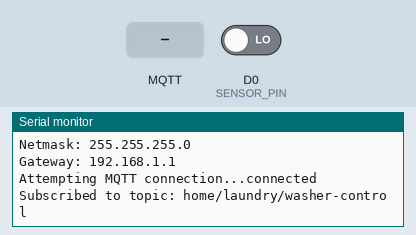
This sketch was run on a simulated ESP8266 (NodeMCU). Parts: the last lines printed to the serial monitor. The test bench sets the inputs (shaded band); at power-on: D0 (SENSOR_PIN) LOW. WiFi joins after 1.5 s; servers stay silent unless stated; no MQTT or app messages arrive unless stated.

Above: at 3.2 s.
3.3 s: D0 (SENSOR_PIN) driven HIGH
At 4.3 s:
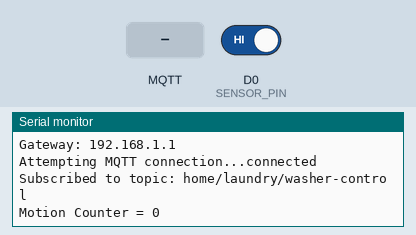
4.8 s: MQTT message "query" arrives on the first subscribed topic
At 5.2 s:
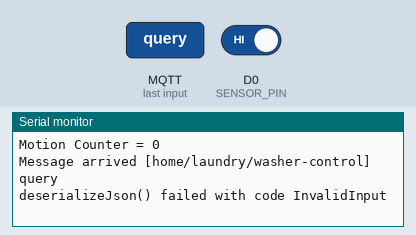
6.3 s: MQTT message "d" arrives on the first subscribed topic
At 7.5 s:
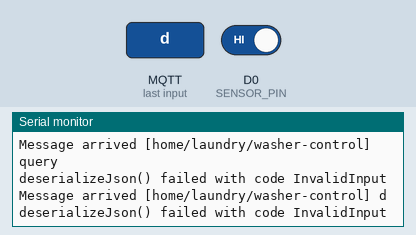
7.8 s: MQTT message "1" arrives on the first subscribed topic
At 8.7 s:
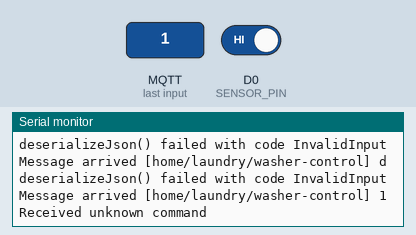
9.3 s: MQTT message "on" arrives on the first subscribed topic
At 9.8 s:
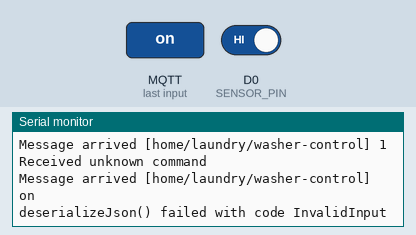
10.8 s: MQTT message "off" arrives on the first subscribed topic
At 12.1 s:
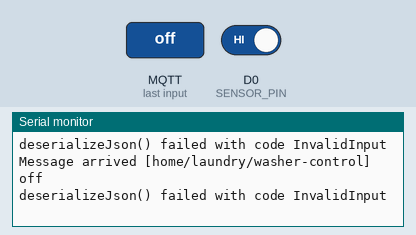

Measured:
- after the input at 3.3 s, the serial monitor: prints a new line at once (image 1)
- after the input at 4.8 s, the serial monitor: prints a new line at once (image 2)
- after the input at 6.3 s, the serial monitor: prints a new line at once (image 3)
- after the input at 7.8 s, the serial monitor: prints a new line at once (image 4)
- after the input at 9.3 s, the serial monitor: prints a new line at once (image 5)
- after the input at 10.8 s, the serial monitor: prints a new line at once (image 6)

The sketch:

washer-notify.ino
```cpp
#include <ESP8266WiFi.h>
#include <ArduinoOTA.h>
#include <ArduinoJson.h>
#include "config.h"
#include "TheShed.h"

/*
 * Project based upon this tutorial
 * https://blog.erindachtler.me/tutorial-a-wifi-enabled-washing-machine/
 */

#define DECREMENT_PERIOD 1000
#define INCREMENT_PERIOD 500
#define SENSOR_PIN D0

// If we have consistent movement for more than 60 seconds,
// this indicates the machine has started.
#define START_ACTIVITY_THRESHOLD 60

// Limit how much activity we store on the counter.
// Since the counter is decremented every second (DECREMENT_PERIOD)
// this essentially means "What is our quiet period?".
// If we see 300s with no activity, our counter will fall to zero and
// the machine is done.
#define MAX_ACTIVITY_COUNT 300

/*
 * GPIO spec info for a later date:
 * https://bbs.espressif.com/viewtopic.php?t=139
 * Max source current per pin: 12mA
 * Max source current total: 16x12mA (192mA)
 * Max sink current per pin: 20mA
 */

const char mqttServer[] = "192.168.4.20";
const char mqttPubTopic[] = "home/laundry/washer-status";
const char mqttSubTopic[] = "home/laundry/washer-control";
const char wifiHostname[] = "washer-sensor";

bool machineRunning = false;
bool lastMotionState = false;
int lastMotion = 0;
int lastMotionDecrement = 0;
int motionCounter = 0;
unsigned long machineStartTime;

TheShed* shedWifi;

void setup() {
  Serial.begin(115200);
  delay(500);
  Serial.println();
  Serial.println();

  shedWifi = new TheShed(WIFI_SSID, WIFI_KEY, wifiHostname);
  shedWifi->setupMqtt(wifiHostname, mqttServer, 1883, mqttCallback, mqttSubTopic);

  pinMode(SENSOR_PIN, INPUT);
}

void loop() {
  ArduinoOTA.handle();
  shedWifi->mqttLoop();

  int now = millis();
  // Check how long since we last checked for motion
  // and how long since we last detected motion
  int sinceLastMotionDecrement = now - lastMotionDecrement;
  int sincelastMotion = now - lastMotion;

  // Decrement our counter every second
  if (motionCounter > 0 && sinceLastMotionDecrement > DECREMENT_PERIOD) {
    motionCounter--;
    lastMotionDecrement = now;
    Serial.print("Motion Counter = ");
    Serial.println(motionCounter);
  }

  // Read the state and see if the sensor was tripped
  bool currentMotionState = digitalRead(SENSOR_PIN);
  if (lastMotionState != currentMotionState) {
    lastMotionState = currentMotionState;

    // Can be tripped a maximum of twice per second (once every 500ms)
    if (sincelastMotion > INCREMENT_PERIOD) {
      lastMotion = now;
      if (motionCounter < MAX_ACTIVITY_COUNT) {
        motionCounter++;
      }
    }
  }

  // If it was running but our counter is down to zero, stop
  if (machineRunning && motionCounter == 0) {
    machineRunning = false;
    Serial.println("Machine stopped");
    sendMachineState(true);
  }

  // If machine is not running and our motion counter is above the threshold
  if (!machineRunning && motionCounter > START_ACTIVITY_THRESHOLD) {
    machineRunning = true;
    machineStartTime = millis();
    Serial.println("Machine started");
    sendMachineState(false);
  }

  delay(5);
}

void mqttCallback(char* topic, byte* payload, unsigned int length) {
  Serial.print("Message arrived [");
  Serial.print(topic);
  Serial.print("] ");
  char *cstring = (char *) payload;
  Serial.println(cstring);

  // Deserialise JSON
  // https://arduinojson.org/v6/doc/deserialization/
  DynamicJsonDocument doc(100);
  DeserializationError err = deserializeJson(doc, cstring);

  if (err) {
    Serial.print(F("deserializeJson() failed with code "));
    Serial.println(err.c_str());
    return;
  }

  const char* name = doc["command"];
  if (strcmp(name, "query") == 0) {
    Serial.println("Received query command");
    sendMachineState(false);
  } else {
    Serial.println("Received unknown command");
  }
}

void sendMachineState(bool finished) {
  unsigned long runTime = millis() - machineStartTime;
  int runMins = (int)(runTime / 1000 / 60);

  if(finished)
    Serial.printf("Machine ran for %ums (%d mins)\n", runTime, runTime / 1000 / 60);

  // Prepare payload
  char payload[100];
  sprintf(payload, "{\"finished\":%s, \"running\":%s, \"runTime\":%d, \"motionCounter\":%d}", finished?"true":"false", machineRunning?"true":"false", machineRunning?runTime:0, motionCounter);

  Serial.println("Transmitting machine state:");
  Serial.println(payload);

  shedWifi->publishToMqtt(mqttPubTopic, payload);
}
```

TheShed.cpp
```cpp
#include "Arduino.h"
#include "TheShed.h"
#include <PubSubClient.h>
#include <ArduinoOTA.h>

WiFiClient espClient;
PubSubClient mqtt(espClient);

TheShed::TheShed(const char ssid[], const char key[], const char host[])
{
  strcpy(_key, key);
  strcpy(_ssid, ssid);

  if(strlen(host)>0) {
    Serial.print("Setting hostname: ");
    Serial.println(host);
    WiFi.hostname(host);
    ArduinoOTA.setHostname(host);
  }

  connectWifi();

  ArduinoOTA.onStart([]() {
    String type;
    if (ArduinoOTA.getCommand() == U_FLASH)
      type = "sketch";
    else // U_SPIFFS
      type = "filesystem";

    // NOTE: if updating SPIFFS this would be the place to unmount SPIFFS using SPIFFS.end()
    Serial.println("Start updating " + type);
  });
  ArduinoOTA.onEnd([]() {
    Serial.println("\nEnd");
  });
  ArduinoOTA.onProgress([](unsigned int progress, unsigned int total) {
    Serial.printf("Progress: %u%%\r", (progress / (total / 100)));
  });
  ArduinoOTA.onError([](ota_error_t error) {
    Serial.printf("Error[%u]: ", error);
    if (error == OTA_AUTH_ERROR) Serial.println("Auth Failed");
    else if (error == OTA_BEGIN_ERROR) Serial.println("Begin Failed");
    else if (error == OTA_CONNECT_ERROR) Serial.println("Connect Failed");
    else if (error == OTA_RECEIVE_ERROR) Serial.println("Receive Failed");
    else if (error == OTA_END_ERROR) Serial.println("End Failed");
  });
  ArduinoOTA.begin();
}

void TheShed::setupMqtt(const char* deviceName, const char* server, int port, void (*callback)(char*, uint8_t*, unsigned int), const char subTopic[]) {
  // Set up MQTT
  mqtt.setServer(server, port);
  mqtt.setCallback(callback);

  strcpy(_mqttSub, subTopic);
  strcpy(_mqttDeviceName, deviceName);
  reconnectMqtt();
}

void TheShed::mqttLoop() {
  reconnectMqtt();
  mqtt.loop();
}

void TheShed::reconnectMqtt() {
  // Loop until we're reconnected
  while (!mqtt.connected()) {
    Serial.print("Attempting MQTT connection...");
    // Attempt to connect
    if (mqtt.connect(_mqttDeviceName)) {
      Serial.println("connected");
      if(strlen(_mqttSub)){
        mqtt.subscribe(_mqttSub);
        Serial.print("Subscribed to topic: ");
        Serial.println(_mqttSub);
      }
    } else {
      Serial.print("failed, rc=");
      Serial.print(mqtt.state());
      Serial.println(" try again in 5 seconds");
      // Wait 5 seconds before retrying
      delay(5000);
    }
  }
}

void TheShed::publishToMqtt(const char* topic, const char* data) {
  reconnectMqtt();
  // Prepare a JSON payload string
  Serial.print("Publishing to topic: ");
  Serial.println(topic);
  Serial.print("Sending data: ");
  Serial.println(data);
  mqtt.publish( topic, data );
}

void TheShed::test() {

}

void TheShed::checkWifi() {
  if (WiFi.status() != WL_CONNECTED) {
    Serial.println("Wifi not connected, reinitialising");
    connectWifi();
  } else {
    Serial.println("Wifi still connected");
  }
}

void TheShed::connectWifi() {
  printMacAddress();

  // Connect wifi
  Serial.println("Initialising wifi");
  WiFi.mode(WIFI_STA);
  WiFi.begin(_ssid, _key);

  int i = 0;
  while ((WiFi.status() != WL_CONNECTED)) {
    delay(100);
    Serial.print(".");
    if (++i == 100) {
      i = 0;
      Serial.println();
    }
  }
  Serial.println();
  Serial.println("WiFi connected");
  Serial.println();

  // Print some helpful debug info
  printWifiDetails();
}

void TheShed::disconnectWifi() {

}

void TheShed::printMacAddress() {
  // Code to get the unit MAC address
  // https://techtutorialsx.com/2017/04/09/esp8266-get-mac-address/
  // EC:FA:BC:8B:C1:8F
  Serial.println();
  Serial.print("MAC: ");
  Serial.println(WiFi.macAddress());
  Serial.println();
}

void TheShed::printWifiDetails() {
  Serial.println();
  Serial.print("IP address: ");
  Serial.println(WiFi.localIP());
  Serial.print("Netmask: ");
  Serial.println(WiFi.subnetMask());
  Serial.print("Gateway: ");
  Serial.println(WiFi.gatewayIP());
  Serial.println();
}
```

TheShed.h
```cpp
/*
  TheShed.h - Library for basic wifi functions.
  Created by Ian Leeder, 2018/05/05.
*/
#ifndef TheShed_h
#define TheShed_h

#include "Arduino.h"
#include <ESP8266WiFi.h>

class TheShed
{
  public:
    TheShed(const char ssid[], const char key[], const char host[] = "");
    void printMacAddress();
    void printWifiDetails();
    void test();
    void setupMqtt(const char* deviceName, const char* server, int port, void (*callback)(char*, uint8_t*, unsigned int), const char* subTopic = "");
    void publishToMqtt(const char* topic, const char* data);
    void mqttLoop();
  private:
    char _ssid[50];
    char _key[50];
    char _mqttSub[50];
    char _mqttDeviceName[50];
    void connectWifi();
    void disconnectWifi();
    void checkWifi();
    void reconnectMqtt();
};

#endif
```

config_template.h
```cpp
// http://forum.arduino.cc/index.php?topic=41385.msg301094#msg301094
// Enter wifi credentials into file named config.h
// with this format
static const char WIFI_SSID[] = "your_ssid";
static const char WIFI_KEY[] = "your_password";
static const char PUSHOVER_USER_TOKEN[] = "your_pushover_user_key";
static const char PUSHOVER_API_TOKEN[] = "your_pushover_api_token";
```
